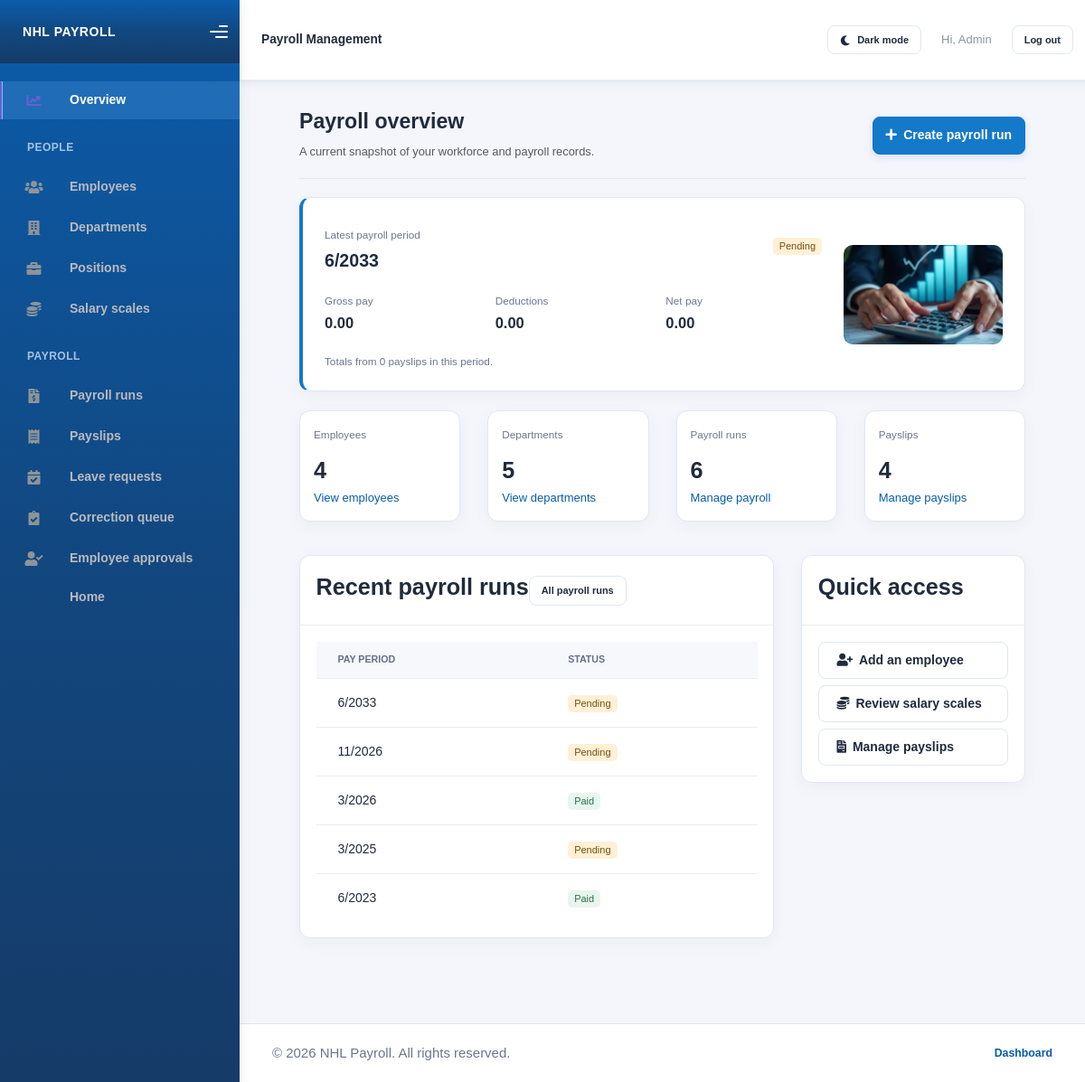
The page /dashboard/ (signed in) on the database its author committed.
### payroll/models.py (models this page shows, shortened)
class Payroll(models.Model):
    month = models.IntegerField(
        validators=[MinValueValidator(1), MaxValueValidator(12)]
    )
    year = models.IntegerField(
        validators=[MinValueValidator(1900), MaxValueValidator(9999)]
    )
    status = models.CharField(max_length=20, default='pending')
    class Meta:
        constraints = [
            models.CheckConstraint(
                condition=Q(month__gte=1) & Q(month__lte=12),
                name="payroll_month_between_1_and_12",
            ),
            models.CheckConstraint(
                condition=Q(year__gte=1900) & Q(year__lte=9999),
                name="payroll_year_between_1900_and_9999",
            ),
            models.UniqueConstraint(
                fields=["month", "year"],
                name="unique_payroll_period",
            ),
        ]

### payroll/views.py (the view)
# urls.py: path('dashboard/',dashboard_view, name='dashboard_page'),
@staff_member_required(login_url="login")
def dashboard_view(request):
    latest_payroll = Payroll.objects.order_by("-year", "-month").first()
    current_payroll_totals = None
    if latest_payroll:
        totals = Payslip.objects.filter(payroll=latest_payroll).aggregate(
            gross_pay=Sum("gross_pay"),
            deductions=Sum("deductions"),
            net_pay=Sum("net_pay"),
        )
        current_payroll_totals = {
            key: value if value is not None else Decimal("0.00")
            for key, value in totals.items()
        }
    context = {
        'employee_count': Employee.objects.count(),
        'department_count': Department.objects.count(),
        'payroll_count': Payroll.objects.count(),
        'payslip_count': Payslip.objects.count(),
        'recent_payrolls': Payroll.objects.order_by('-year', '-month')[:5],
        'latest_payroll': latest_payroll,
        'current_payroll_totals': current_payroll_totals,
    }
    return render(request, 'dashboard.html', context)

### payroll/templates/dashboard.html (shortened to what this page needs)
{% extends "./base.html" %}
{% load static %}
{% block content %}
<div class="page-inner">
    <div class="page-header d-flex flex-wrap justify-content-between align-items-center gap-3">
        <div>
            <h1 class="page-title">Payroll overview</h1>
            <p class="text-muted mb-0">A current snapshot of your workforce and payroll records.</p>
        </div>
        <a class="btn btn-primary" href="{% url 'add_payroll_page' %}">
            <i class="fas fa-plus me-1"></i> Create payroll run
        </a>
    </div>
    {% if latest_payroll %}
    <section class="card current-payroll-card mb-4" aria-labelledby="current-payroll-heading">
        <div class="current-payroll-layout">
            <div class="current-payroll-summary">
                <div class="current-payroll-heading">
                    <div>
                        <p class="card-category mb-1">Latest payroll period</p>
                        <h2 id="current-payroll-heading" class="current-payroll-period">
                            {{ latest_payroll.month }}/{{ latest_payroll.year }}
                        </h2>
                    </div>
                    <span class="badge {% if latest_payroll.status|lower == 'paid' %}badge-success{% elif latest_payroll.status|lower == 'pending' %}badge-warning{% else %}badge-secondary{% endif %}">
                        {{ latest_payroll.status|title }}
                    </span>
                </div>
                <div class="current-payroll-totals">
                    <div>
                        <span>Gross pay</span>
                        <strong>{{ current_payroll_totals.gross_pay|floatformat:2 }}</strong>
                    </div>
                    <div>
                        <span>Deductions</span>
                        <strong>{{ current_payroll_totals.deductions|floatformat:2 }}</strong>
                    </div>
                    <div>
                        <span>Net pay</span>
                        <strong>{{ current_payroll_totals.net_pay|floatformat:2 }}</strong>
                    </div>
                </div>
                <p class="current-payroll-note mb-0">
                    Totals from {{ latest_payroll.payslip_set.count }} payslip{{ latest_payroll.payslip_set.count|pluralize }} in this period.
                </p>
            </div>
            <img class="current-payroll-image"
                 src="{% static 'Kaiadmin/assets/img/payroll (9).jpg' %}"
                 alt="Calculator and financial charts representing payroll reporting"
                 loading="lazy">
        </div>
    </section>
    {% endif %}
    <div class="row">
        <div class="col-sm-6 col-md-3">
            <div class="card card-stats card-round">
                <div class="card-body">
                    <p class="card-category">Employees</p>
                    <h3 class="card-title">{{ employee_count }}</h3>
                    <a href="{% url 'add_employee_page' %}" class="small">View employees</a>
                </div>
            </div>
        </div>
        <div class="col-sm-6 col-md-3">
            <div class="card card-stats card-round">
                <div class="card-body">
                    <p class="card-category">Departments</p>
                    <h3 class="card-title">{{ department_count }}</h3>
                    <a href="{% url 'add_department_page' %}" class="small">View departments</a>
                </div>
            </div>
        </div>
        <div class="col-sm-6 col-md-3">
            <div class="card card-stats card-round">
                <div class="card-body">
                    <p class="card-category">Payroll runs</p>
                    <h3 class="card-title">{{ payroll_count }}</h3>
                    <a href="{% url 'add_payroll_page' %}" class="small">Manage payroll</a>
                </div>
            </div>
        </div>
        <div class="col-sm-6 col-md-3">
            <div class="card card-stats card-round">
                <div class="card-body">
                    <p class="card-category">Payslips</p>
                    <h3 class="card-title">{{ payslip_count }}</h3>
                    <a href="{% url 'add_payslip_page' %}" class="small">Manage payslips</a>
                </div>
            </div>
        </div>
    </div>
    <div class="row mt-2">
        <div class="col-lg-8">
            <div class="card card-round">
                <div class="card-header">
                    <div class="card-head-row">
                        <h4 class="card-title">Recent payroll runs</h4>
                        <a href="{% url 'add_payroll_page' %}" class="btn btn-sm btn-outline-secondary">All payroll runs</a>
                    </div>
                </div>
                <div class="card-body">
                    <div class="table-responsive">
                        <table class="table align-middle mb-0">
                            <thead>
                                <tr>
                                    <th scope="col">Pay period</th>
                                    <th scope="col">Status</th>
                                </tr>
                            </thead>
                            <tbody>
                                {% for payroll in recent_payrolls %}
                                <tr>
                                    <td>{{ payroll.month }}/{{ payroll.year }}</td>
                                    <td>
                                        <span class="badge {% if payroll.status|lower == 'paid' %}badge-success{% elif payroll.status|lower == 'pending' %}badge-warning{% else %}badge-secondary{% endif %}">
                                            {{ payroll.status|title }}
                                        </span>
                                    </td>
                                </tr>
                                {% empty %}
                                <tr>
                                    <td colspan="2" class="text-muted">No payroll runs have been created yet.</td>
                                </tr>
                                {% endfor %}
                            </tbody>
                        </table>
                    </div>
                </div>
            </div>
        </div>
        <div class="col-lg-4">
            <div class="card card-round">
                <div class="card-header">
                    <h4 class="card-title">Quick access</h4>
                </div>
                <div class="card-body">
                    <div class="d-grid gap-2">
                        <a class="btn btn-outline-secondary text-start" href="{% url 'add_employee_page' %}"><i class="fas fa-user-plus me-2"></i>Add an employee</a>
                        <a class="btn btn-outline-secondary text-start" href="{% url 'add_salary_scale_page' %}"><i class="fas fa-coins me-2"></i>Review salary scales</a>
                        <a class="btn btn-outline-secondary text-start" href="{% url 'add_payslip_page' %}"><i class="fas fa-file-invoice me-2"></i>Manage payslips</a>
                    </div>
                </div>
            </div>
        </div>
    </div>
</div>
{% endblock content %}

### payroll/templates/base.html (shortened to what this page needs)
 <!DOCTYPE html>
<html>
    {%load static%}
    {% load crispy_forms_tags %}
<head>
    <link rel="stylesheet" href="{% static 'Kaiadmin/assets/css/bootstrap.min.css' %}">
    <link rel="stylesheet" href="{% static 'Kaiadmin/assets/css/plugins.min.css' %}">
    <link rel="stylesheet" href="{% static 'Kaiadmin/assets/css/kaiadmin.min.css' %}">
    <link rel="stylesheet" href="{% static 'Kaiadmin/assets/css/fonts.min.css' %}">
</head>
<body>
    <div class="wrapper">
        {% if user.is_authenticated %}
        <aside class="sidebar{% if not user.is_staff %} employee-sidebar{% endif %}" data-background-color="dark">
            <div class="sidebar-logo">
                <div class="logo-header" data-background-color="dark">
                    <a class="logo payroll-brand" href="{% if user.is_staff %}{% url 'dashboard_page' %}{% else %}{% url 'home_page' %}{% endif %}">NHL PAYROLL</a>
                    <div class="nav-toggle">
                        <button class="btn btn-toggle toggle-sidebar" type="button" aria-label="Toggle sidebar">
                            <i class="gg-menu-right"></i>
                        </button>
                    </div>
                </div>
            </div>
            <div class="sidebar-wrapper scrollbar scrollbar-inner">
                <div class="sidebar-content">
                    {% if user.is_staff %}
                    <ul class="nav nav-secondary">
                        <li class="nav-item {% if request.resolver_match.url_name == 'dashboard_page' %}active{% endif %}">
                            <a class="payroll-nav-link" href="{% url 'dashboard_page' %}"><i class="fas fa-chart-line"></i><p>Overview</p></a>
                        </li>
                        <li class="nav-section"><span class="sidebar-mini-icon"></span><h4 class="text-section">People</h4></li>
                        <li class="nav-item {% if 'employee' in request.path %}active{% endif %}"><a class="payroll-nav-link" href="{% url 'add_employee_page' %}"><i class="fas fa-users"></i><p>Employees</p></a></li>
                        <li class="nav-item {% if 'department' in request.path %}active{% endif %}"><a class="payroll-nav-link" href="{% url 'add_department_page' %}"><i class="fas fa-building"></i><p>Departments</p></a></li>
                        <li class="nav-item {% if 'position' in request.path %}active{% endif %}"><a class="payroll-nav-link" href="{% url 'add_position_page' %}"><i class="fas fa-briefcase"></i><p>Positions</p></a></li>
                        <li class="nav-item {% if 'salary_scale' in request.path %}active{% endif %}"><a class="payroll-nav-link" href="{% url 'add_salary_scale_page' %}"><i class="fas fa-coins"></i><p>Salary scales</p></a></li>
                        <li class="nav-section"><span class="sidebar-mini-icon"></span><h4 class="text-section">Payroll</h4></li>
                        <li class="nav-item {% if 'payroll' in request.path %}active{% endif %}"><a class="payroll-nav-link" href="{% url 'add_payroll_page' %}"><i class="fas fa-file-invoice-dollar"></i><p>Payroll runs</p></a></li>
                        <li class="nav-item {% if 'payslip' in request.path %}active{% endif %}"><a class="payroll-nav-link" href="{% url 'add_payslip_page' %}"><i class="fas fa-receipt"></i><p>Payslips</p></a></li>
                        <li class="nav-item {% if 'staff/leave-requests' in request.path %}active{% endif %}"><a class="payroll-nav-link" href="{% url 'staff_leave_requests_page' %}"><i class="fas fa-calendar-check"></i><p>Leave requests</p></a></li>
                        <li class="nav-item {% if 'staff/payroll-requests' in request.path %}active{% endif %}"><a class="payroll-nav-link" href="{% url 'staff_payroll_requests_page' %}"><i class="fas fa-clipboard-check"></i><p>Correction queue</p></a></li>
                        <li class="nav-item {% if 'staff/employee-data-requests' in request.path %}active{% endif %}"><a class="payroll-nav-link" href="{% url 'staff_employee_data_requests_page' %}"><i class="fas fa-user-check"></i><p>Employee approvals</p></a></li>
                        <li class="nav-item {% if request.resolver_match.url_name == 'home_page' %}active{% endif %}"><a class="payroll-nav-link" href="{% url 'home_page' %}"><p>Home</p></a></li>
                    </ul>
                    {% endif %}
                </div>
            </div>
        </aside>
        {% endif %}
        {% if user.is_authenticated %}
        <button class="mobile-nav-overlay" type="button" tabindex="-1" aria-label="Close navigation"></button>
        {% endif %}
        <div class="main-panel{% if not user.is_authenticated %} main-panel-auth{% endif %}">
            <div class="main-header">
                <nav class="navbar navbar-header navbar-header-transparent navbar-expand-lg border-bottom">
                    <div class="container-fluid">
                        <span class="navbar-brand mb-0 h1">{% if user.is_staff %}Payroll Management{% elif user.managed_department %}Department manager{% elif user.is_authenticated %}Employee self-service{% else %}Payroll Management{% endif %}</span>
                        <ul class="navbar-nav topbar-nav ms-md-auto align-items-center">
                            <li class="nav-item">
                                <button
                                    type="button"
                                    class="btn btn-sm btn-outline-secondary theme-toggle"
                                    id="theme-toggle"
                                    aria-label="Switch to dark mode"
                                    aria-pressed="false"
                                >
                                    <i class="fas fa-moon" id="theme-toggle-icon" aria-hidden="true"></i>
                                    <span id="theme-toggle-label">Dark mode</span>
                                </button>
                            </li>
                            {% if user.is_authenticated %}
                            <li class="nav-item"><span class="nav-link">Hi, {{ user.get_username }}</span></li>
                            <li class="nav-item">
                                <form method="post" action="{% url 'logout' %}">
                                    <button type="submit" class="btn btn-sm btn-outline-secondary">Log out</button>
                                </form>
                            </li>
                            {% else %}
                            <li class="nav-item"><a class="nav-link" href="{% url 'login' %}">Log in</a></li>
                            <li class="nav-item"><a class="nav-link" href="{% url 'sign_up_page' %}">Sign up</a></li>
                            {% endif %}
                        </ul>
                    </div>
                </nav>
            </div>
            <main class="content-wrapper payroll-content">
                {% block content %}{% endblock content %}
            </main>
            <footer class="site-footer">
                <p>&copy; {% now "Y" %} NHL Payroll. All rights reserved.</p>
                <nav class="site-footer-links" aria-label="Footer navigation">
                    {% if user.is_staff %}
                    <a href="{% url 'dashboard_page' %}">Dashboard</a>
                    {% else %}
                    <a href="{% url 'index_page' %}">Home</a>
                    {% endif %}
                </nav>
            </footer>
        </div>
    </div>
</body>
</html>

### rows shown on the page
Payroll: month "6", year "2033", status "Pending", payslip_set.count "0"
Payroll: month "11", year "2026", status "Pending"
Payroll: month "3", year "2026", status "Paid"
Payroll: month "3", year "2025", status "Pending"
Payroll: month "6", year "2023", status "Paid"

### other values the page prints
{{ user.get_username }} "Admin"
{{ current_payroll_totals.gross_pay|floatformat:2 }} "0.00"
{{ current_payroll_totals.deductions|floatformat:2 }} "0.00"
{{ current_payroll_totals.net_pay|floatformat:2 }} "0.00"
{{ employee_count }} "4"
{{ department_count }} "5"
{{ payroll_count }} "6"
{{ payslip_count }} "4"
